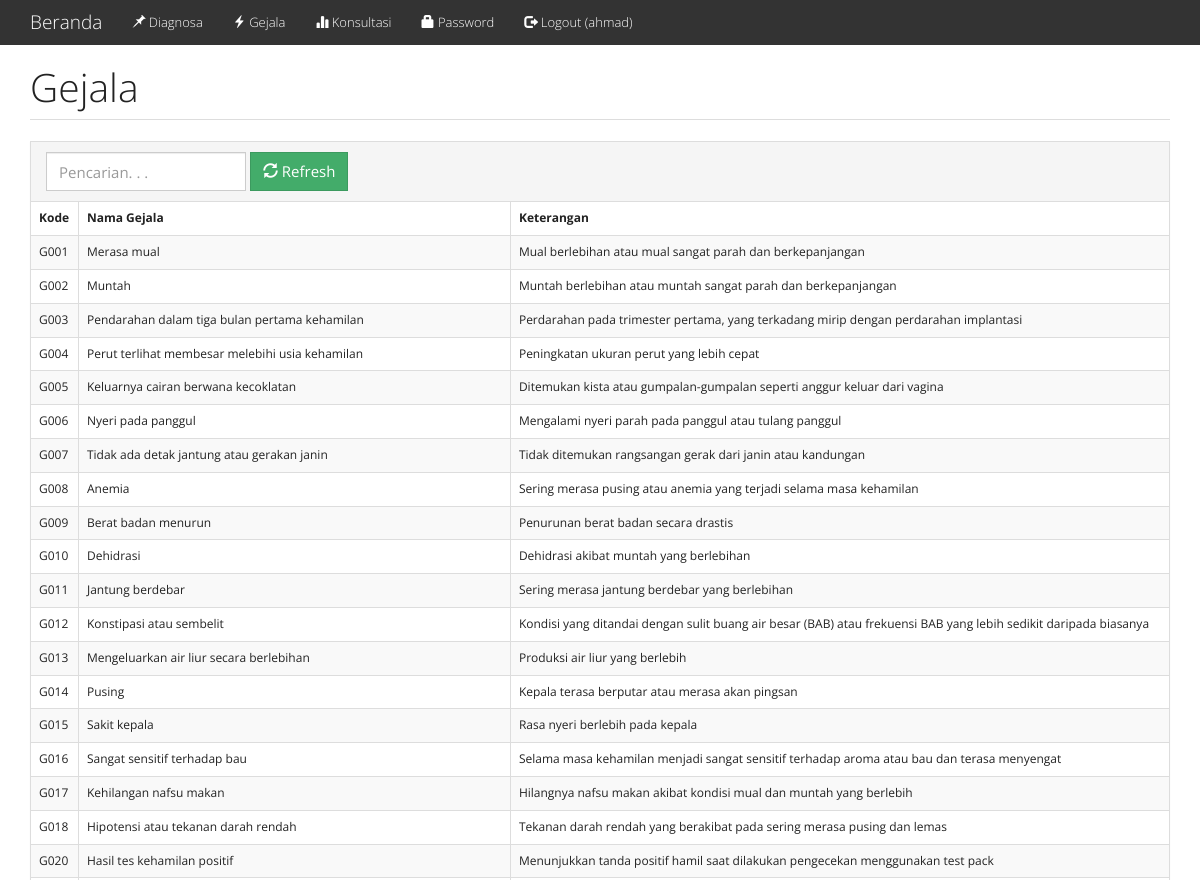
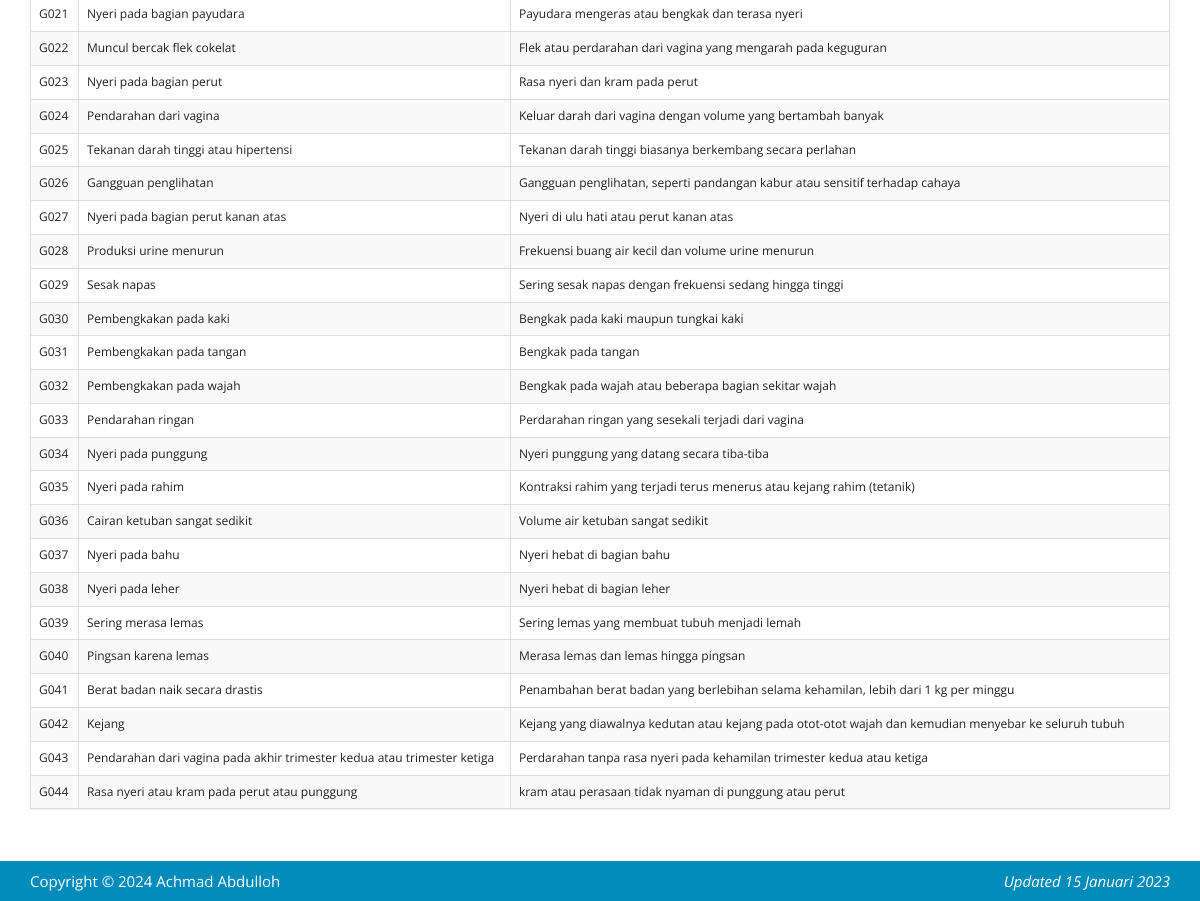
Page /index.php?m=gejala_user (signed in) on the committed database (2 pictures, top to bottom).
### tables this page shows
CREATE TABLE `tb_gejala` (
  `kode_gejala` varchar(16) NOT NULL,
  `nama_gejala` varchar(255) DEFAULT NULL,
  `keterangan` text DEFAULT NULL
);

### functions.php (called while the page is built, shortened)
<?php
$config["server"] = 'localhost';
$config["username"] = 'root';
$config["password"] = '';
$config["database_name"] = 'cf_fc';
include 'includes/db.php';
$db = new DB($config['server'], $config['username'], $config['password'], $config['database_name']);
function _get($key, $val = null)
{
    if (isset($_GET[$key]))
        return $_GET[$key];
    else
        return $val;
}

### includes/db.php (called while the page is built, shortened)
<?php
class DB
{
    var $conn = null;
    public function __construct($host, $username, $passwd, $dbname)
    {
        $this->conn = mysqli_connect($host, $username, $passwd, $dbname);
    }
    public function query($sql)
    {
        $query = mysqli_query($this->conn, $sql) or die('<pre>Error mysqli_query: ' . mysqli_error($this->conn) . '<br />' . $sql . '</pre>');
        return $query;
    }
    public function get_results($sql)
    {
        $query = $this->query($sql);
        $arr = array();
        while ($row = mysqli_fetch_object($query)) {
            $arr[] = $row;
        }
        return $arr;
    }
}

### gejala_user.php (the view, shortened to what this page needs)
<div class="page-header">
    <h1>Gejala</h1>
</div>
<div class="panel panel-default">
    <div class="panel-heading">
        <form class="form-inline">
            <div class="form-group">
                <input class="form-control" type="text" placeholder="Pencarian. . ." name="q" value="<?= _get('q') ?>" />
            </div>
            <div class="form-group">
                <button class="btn btn-success"><span class="glyphicon glyphicon-refresh"></span> Refresh</button>
            </div>
        </form>
    </div>
    <div class="table-responsive">
        <table class="table table-bordered table-hover table-striped">
            <thead>
                <tr>
                    <th>Kode</th>
                    <th>Nama Gejala</th>
                    <th>Keterangan</th>
                </tr>
            </thead>
            <?php
            $q = esc_field(_get('q'));
            $rows = $db->get_results("SELECT * FROM tb_gejala
            WHERE kode_gejala LIKE '%$q%' OR nama_gejala LIKE '%$q%' OR keterangan LIKE '%$q%'
            ORDER BY kode_gejala");
            foreach ($rows as $row) : ?>
                <tr>
                    <td><?= $row->kode_gejala ?></td>
                    <td><?= $row->nama_gejala ?></td>
                    <td><?= $row->keterangan ?></td>
                </tr>
            <?php endforeach; ?>
        </table>
    </div>
</div>

### assets/css/general.css (style rules this page uses)
html { position: relative; min-height: 100%; }
body { margin-bottom: 70px; }
.page-header { margin-top: 0; padding-bottom: 0; }
.page-header h1 { margin-top: 0; }

### rows in the picture
tb_gejala: kode_gejala "G001", nama_gejala "Merasa mual", keterangan "Mual berlebihan atau mual sangat parah dan berkepanjangan"
tb_gejala: kode_gejala "G002", nama_gejala "Muntah", keterangan "Muntah berlebihan atau muntah sangat parah dan berkepanjangan"
tb_gejala: kode_gejala "G003", nama_gejala "Pendarahan dalam tiga bulan pertama kehamilan", keterangan "Perdarahan pada trimester pertama, yang terkadang mirip dengan perdarahan implantasi"
tb_gejala: kode_gejala "G004", nama_gejala "Perut terlihat membesar melebihi usia kehamilan", keterangan "Peningkatan ukuran perut yang lebih cepat"
tb_gejala: kode_gejala "G005", nama_gejala "Keluarnya cairan berwana kecoklatan", keterangan "Ditemukan kista atau gumpalan-gumpalan seperti anggur keluar dari vagina"
tb_gejala: kode_gejala "G006", nama_gejala "Nyeri pada panggul", keterangan "Mengalami nyeri parah pada panggul atau tulang panggul"
tb_gejala: kode_gejala "G007", nama_gejala "Tidak ada detak jantung atau gerakan janin", keterangan "Tidak ditemukan rangsangan gerak dari janin atau kandungan"
tb_gejala: kode_gejala "G008", nama_gejala "Anemia", keterangan "Sering merasa pusing atau anemia yang terjadi selama masa kehamilan"
tb_gejala: kode_gejala "G009", nama_gejala "Berat badan menurun", keterangan "Penurunan berat badan secara drastis"
tb_gejala: kode_gejala "G010", nama_gejala "Dehidrasi", keterangan "Dehidrasi akibat muntah yang berlebihan"
tb_gejala: kode_gejala "G011", nama_gejala "Jantung berdebar", keterangan "Sering merasa jantung berdebar yang berlebihan"
tb_gejala: kode_gejala "G012", nama_gejala "Konstipasi atau sembelit", keterangan "Kondisi yang ditandai dengan sulit buang air besar (BAB) atau frekuensi BAB yang lebih sedikit daripada biasanya"
tb_gejala: kode_gejala "G013", nama_gejala "Mengeluarkan air liur secara berlebihan", keterangan "Produksi air liur yang berlebih"
tb_gejala: kode_gejala "G014", nama_gejala "Pusing", keterangan "Kepala terasa berputar atau merasa akan pingsan"
tb_gejala: kode_gejala "G015", nama_gejala "Sakit kepala", keterangan "Rasa nyeri berlebih pada kepala"
tb_gejala: kode_gejala "G016", nama_gejala "Sangat sensitif terhadap bau", keterangan "Selama masa kehamilan menjadi sangat sensitif terhadap aroma atau bau dan terasa menyengat"
tb_gejala: kode_gejala "G017", nama_gejala "Kehilangan nafsu makan", keterangan "Hilangnya nafsu makan akibat kondisi mual dan muntah yang berlebih"
tb_gejala: kode_gejala "G018", nama_gejala "Hipotensi atau tekanan darah rendah", keterangan "Tekanan darah rendah yang berakibat pada sering merasa pusing dan lemas"
tb_gejala: kode_gejala "G020", nama_gejala "Hasil tes kehamilan positif", keterangan "Menunjukkan tanda positif hamil saat dilakukan pengecekan menggunakan test pack"
tb_gejala: kode_gejala "G021", nama_gejala "Nyeri pada bagian payudara", keterangan "Payudara mengeras atau bengkak dan terasa nyeri"
tb_gejala: kode_gejala "G022", nama_gejala "Muncul bercak flek cokelat", keterangan "Flek atau perdarahan dari vagina yang mengarah pada keguguran"
tb_gejala: kode_gejala "G023", nama_gejala "Nyeri pada bagian perut", keterangan "Rasa nyeri dan kram pada perut"
tb_gejala: kode_gejala "G024", nama_gejala "Pendarahan dari vagina", keterangan "Keluar darah dari vagina dengan volume yang bertambah banyak"
tb_gejala: kode_gejala "G025", nama_gejala "Tekanan darah tinggi atau hipertensi", keterangan "Tekanan darah tinggi biasanya berkembang secara perlahan"
tb_gejala: kode_gejala "G026", nama_gejala "Gangguan penglihatan", keterangan "Gangguan penglihatan, seperti pandangan kabur atau sensitif terhadap cahaya"
tb_gejala: kode_gejala "G027", nama_gejala "Nyeri pada bagian perut kanan atas", keterangan "Nyeri di ulu hati atau perut kanan atas"
tb_gejala: kode_gejala "G028", nama_gejala "Produksi urine menurun", keterangan "Frekuensi buang air kecil dan volume urine menurun"
tb_gejala: kode_gejala "G029", nama_gejala "Sesak napas", keterangan "Sering sesak napas dengan frekuensi sedang hingga tinggi"
tb_gejala: kode_gejala "G030", nama_gejala "Pembengkakan pada kaki", keterangan "Bengkak pada kaki maupun tungkai kaki"
tb_gejala: kode_gejala "G031", nama_gejala "Pembengkakan pada tangan", keterangan "Bengkak pada tangan"
tb_gejala: kode_gejala "G032", nama_gejala "Pembengkakan pada wajah", keterangan "Bengkak pada wajah atau beberapa bagian sekitar wajah"
tb_gejala: kode_gejala "G033", nama_gejala "Pendarahan ringan", keterangan "Perdarahan ringan yang sesekali terjadi dari vagina"
tb_gejala: kode_gejala "G034", nama_gejala "Nyeri pada punggung", keterangan "Nyeri punggung yang datang secara tiba-tiba"
tb_gejala: kode_gejala "G035", nama_gejala "Nyeri pada rahim", keterangan "Kontraksi rahim yang terjadi terus menerus atau kejang rahim (tetanik)"
tb_gejala: kode_gejala "G036", nama_gejala "Cairan ketuban sangat sedikit", keterangan "Volume air ketuban sangat sedikit"
tb_gejala: kode_gejala "G037", nama_gejala "Nyeri pada bahu", keterangan "Nyeri hebat di bagian bahu"
tb_gejala: kode_gejala "G038", nama_gejala "Nyeri pada leher", keterangan "Nyeri hebat di bagian leher"
tb_gejala: kode_gejala "G039", nama_gejala "Sering merasa lemas", keterangan "Sering lemas yang membuat tubuh menjadi lemah"
tb_gejala: kode_gejala "G040", nama_gejala "Pingsan karena lemas", keterangan "Merasa lemas dan lemas hingga pingsan"
tb_gejala: kode_gejala "G041", nama_gejala "Berat badan naik secara drastis", keterangan "Penambahan berat badan yang berlebihan selama kehamilan, lebih dari 1 kg per minggu"
tb_gejala: kode_gejala "G042", nama_gejala "Kejang", keterangan "Kejang yang diawalnya kedutan atau kejang pada otot-otot wajah dan kemudian menyebar ke seluruh tubuh"
tb_gejala: kode_gejala "G043", nama_gejala "Pendarahan dari vagina pada akhir trimester kedua atau trimester ketiga", keterangan "Perdarahan tanpa rasa nyeri pada kehamilan trimester kedua atau ketiga"
tb_gejala: kode_gejala "G044", nama_gejala "Rasa nyeri atau kram pada perut atau punggung", keterangan "kram atau perasaan tidak nyaman di punggung atau perut"

### other values in the picture
_session('login') "ahmad"
